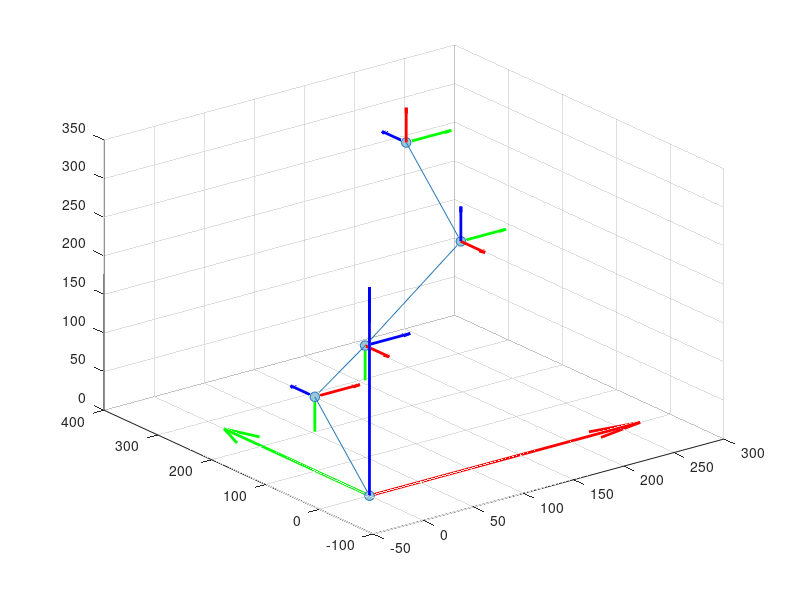

MATLAB code to generate this figure:
clear;
clc;
close all;
length_mm = 300;
Sr=0.5*length_mm; 
d=0.02*length_mm; 
angle = 90*[1; 1; -1; -1];
rad = deg2rad(angle);
for i = 1:4
    % Define the bending angle alpha
    alpha = rad(i,1);
    % Relative Displacement Calculation
    if sign(alpha) == 0
        Dhorz = 0;
        Dvert = Sr+d;
    else
        R = Sr/alpha;
        Dhorz = R*(1-cos(alpha)) + d*sin(alpha);
        Dvert = R*sin(alpha) + d*cos(alpha);
        % disp(Dhorz);disp(Dvert);
    end

    % Matric structure initialization
    M(1).bend = eye(3); % the orientation of origin
    M(1).bend_inv = eye(3);
    M(1).displacement = [0;0;0]; % the position of origin
    if mod(i, 2) == 1
        % Relative Bending Matrices Calculation 
        Mt = [1 0 0;
              0 cos(alpha) sin(alpha);
              0 -sin(alpha) cos(alpha)];
        Mt_inv = [1 0 0;
              0 cos(alpha) -sin(alpha);
              0 sin(alpha) cos(alpha)];
        M(i+1).bend = round(Mt*10^5)/10^5; % round five decimal places
        M(i+1).bend_inv = round(Mt_inv*M(i).bend_inv*10^5)/10^5; % round five decimal places
        % Relative Position Matrices Calculation
        M(i+1).displacement = [0;Dhorz;Dvert];
    else
        % Relative Bending Matrices Calculation 
        Mt = [cos(alpha) 0 sin(alpha);
              0 1 0 
              -sin(alpha) 0 cos(alpha)];
        Mt_inv = [cos(alpha) 0 -sin(alpha);
              0 1 0 
              sin(alpha) 0 cos(alpha)];
        M(i+1).bend = round(Mt*10^5)/10^5; % round five decimal places 
        M(i+1).bend_inv = round(Mt_inv*M(i).bend_inv*10^5)/10^5; % round five decimal places
        % Relative Position Matrices Calculation
        M(i+1).displacement = [Dhorz;0;Dvert];
    end
end

clearvars Mt i Dhorz Dvert

% There are four units in the manipulator, the base coordinate and end 
% effector coordinate are stored in the matrix "coordinate"
% coordinate(:,i) (i = 1,2,3,4,5).
M(1).B = M(1).bend;
M(2).B = M(1).bend*M(2).bend;
M(3).B = M(1).bend*M(2).bend*M(3).bend;
M(4).B = M(1).bend*M(2).bend*M(3).bend*M(4).bend;
M(5).B = M(1).bend*M(2).bend*M(3).bend*M(4).bend*M(5).bend;
position(:,1) = M(1).displacement; % The origin
node(1).position = position(:,1);
for i = 2:5
    position(:,i) = M(i-1).B*M(i).displacement + position(:,i-1);
    node(i).position = position(:,i);
end
clearvars alpha coord_origin i rad symbol

figure;
s = 50; grid on,
% Plot the coordinate
quiver3(0, 0, 0, 300, 0, 0, 'r', 'LineWidth', 2, 'MaxHeadSize', 0.1); hold on,
quiver3(0, 0, 0, 0, 300, 0, 'g', 'LineWidth', 2, 'MaxHeadSize', 0.1); hold on,
quiver3(0, 0, 0, 0, 0, 300, 'b', 'LineWidth', 2, 'MaxHeadSize', 0.1); hold on,

% Plot the node of manipulator
scatter3(position(1,:),position(2,:),position(3,:),s,"filled", ...
    'MarkerEdgeColor',[40/256 120/256 181/256], ...
    'MarkerFaceColor',[154/256 201/256 219/256]); hold on,
% Plot the line of manipulator
for i = 1:4
    plot3(position(1,i:i+1), position(2,i:i+1), position(3,i:i+1), 'Color', [40/256 120/256 181/256]);
    hold on;
end



% Plot the sub-coordinate
for i = 2:5
quiver3(position(1,i),position(2,i),position(3,i), ...
        50*M(i).bend_inv(1,1),50*M(i).bend_inv(1,2),50*M(i).bend_inv(1,3), ...
        'r', 'LineWidth', 2, 'MaxHeadSize', 0.1); hold on,
quiver3(position(1,i),position(2,i),position(3,i), ...
        50*M(i).bend_inv(2,1),50*M(i).bend_inv(2,2),50*M(i).bend_inv(2,3), ...
        'g', 'LineWidth', 2, 'MaxHeadSize', 0.1); hold on,
quiver3(position(1,i),position(2,i),position(3,i), ...
        50*M(i).bend_inv(3,1),50*M(i).bend_inv(3,2),50*M(i).bend_inv(3,3), ...
        'b', 'LineWidth', 2, 'MaxHeadSize', 0.1); hold on,
end

%% Save file
% filename = ['result/manipulator_' num2str(angle(1,1)) '_' num2str(angle(2,1)) '_' ,...
%             num2str(angle(3,1)) '_' num2str(angle(4,1)) '.png'];
% saveas(gcf, filename);